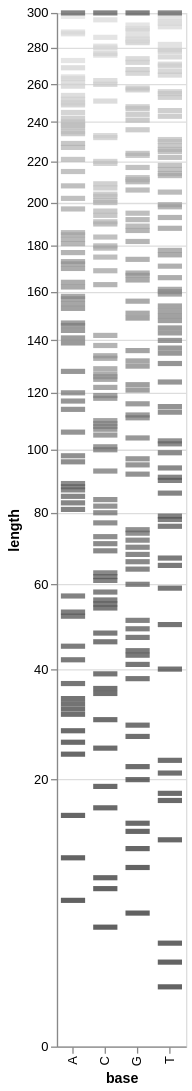

This figure's notebook cell:
### Code cell
# Plotting (note the quadratic scale for realism)

import altair as alt
alt.Chart(sequences_grouped_by_length).mark_tick(thickness=4).encode(
    y = alt.Y('length:Q',scale=alt.Scale(type='sqrt')),
    x = alt.X('base'),
    color=alt.Color('count:Q',legend=None,
                    scale=alt.Scale(type='log',scheme="greys")),
    tooltip='count:Q'
).properties(
    width=100,
    height=800)

### Figure 1 — Vega-Lite specification as saved in the notebook (floating-point values rounded to 4 significant figures; data arrays with more than 128 entries replaced by an {"elided": "..."} marker saying what was removed)
{"config": {"view": {"continuousWidth": 300, "continuousHeight": 300}}, "data": {"name": "data-d1b3006d8d0f068dc67a689df2504a99"}, "mark": {"type": "tick", "thickness": 4}, "encoding": {"color": {"field": "count", "legend": null, "scale": {"scheme": "greys", "type": "log"}, "type": "quantitative"}, "tooltip": {"field": "count", "type": "quantitative"}, "x": {"field": "base", "type": "nominal"}, "y": {"field": "length", "scale": {"type": "sqrt"}, "type": "quantitative"}}, "height": 800, "width": 100, "$schema": "https://vega.github.io/schema/vega-lite/v6.1.0.json", "datasets": {"data-d1b3006d8d0f068dc67a689df2504a99": {"elided": "303 records"}}}
